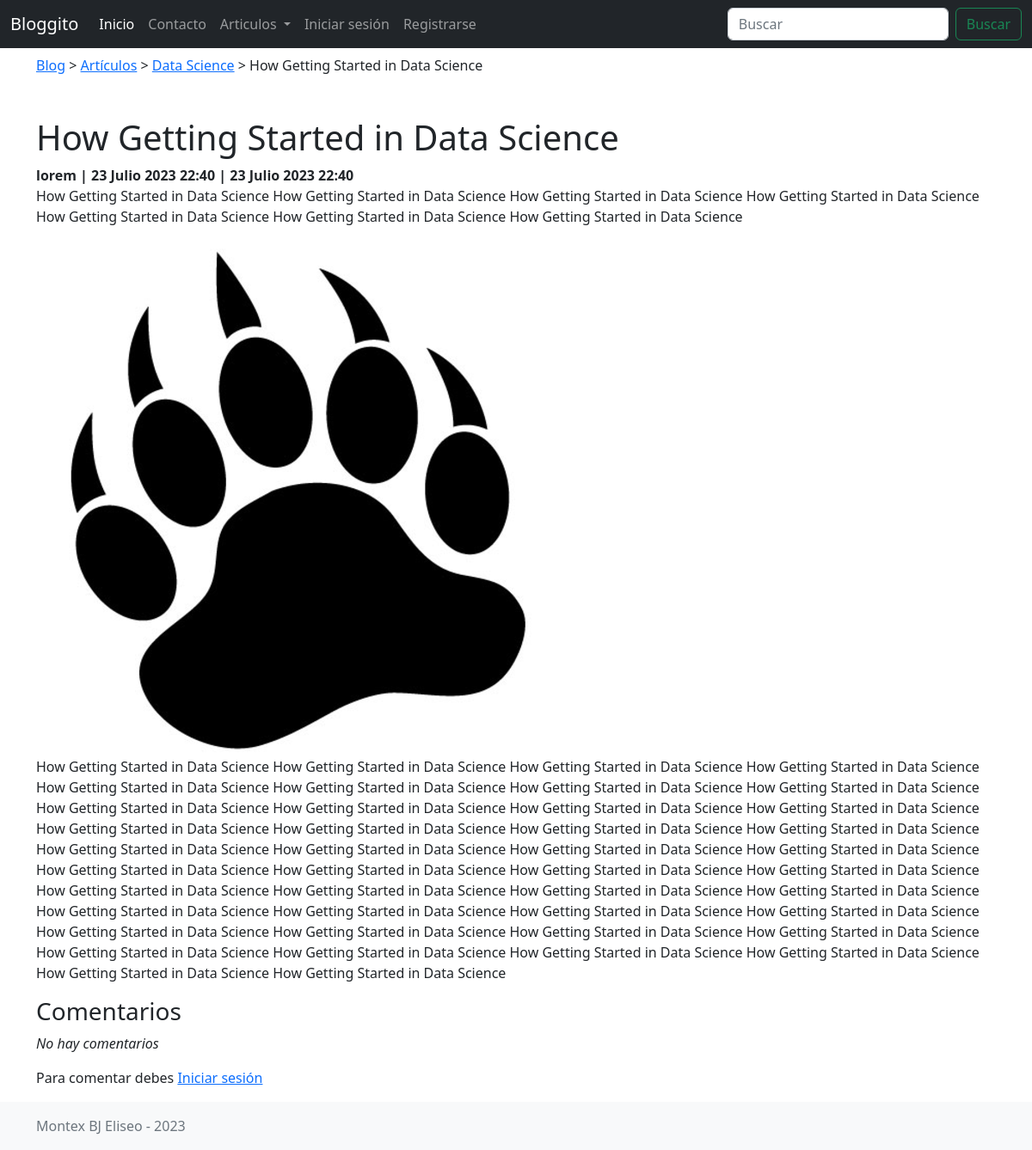
Page /posts/2 on the earlier database version.
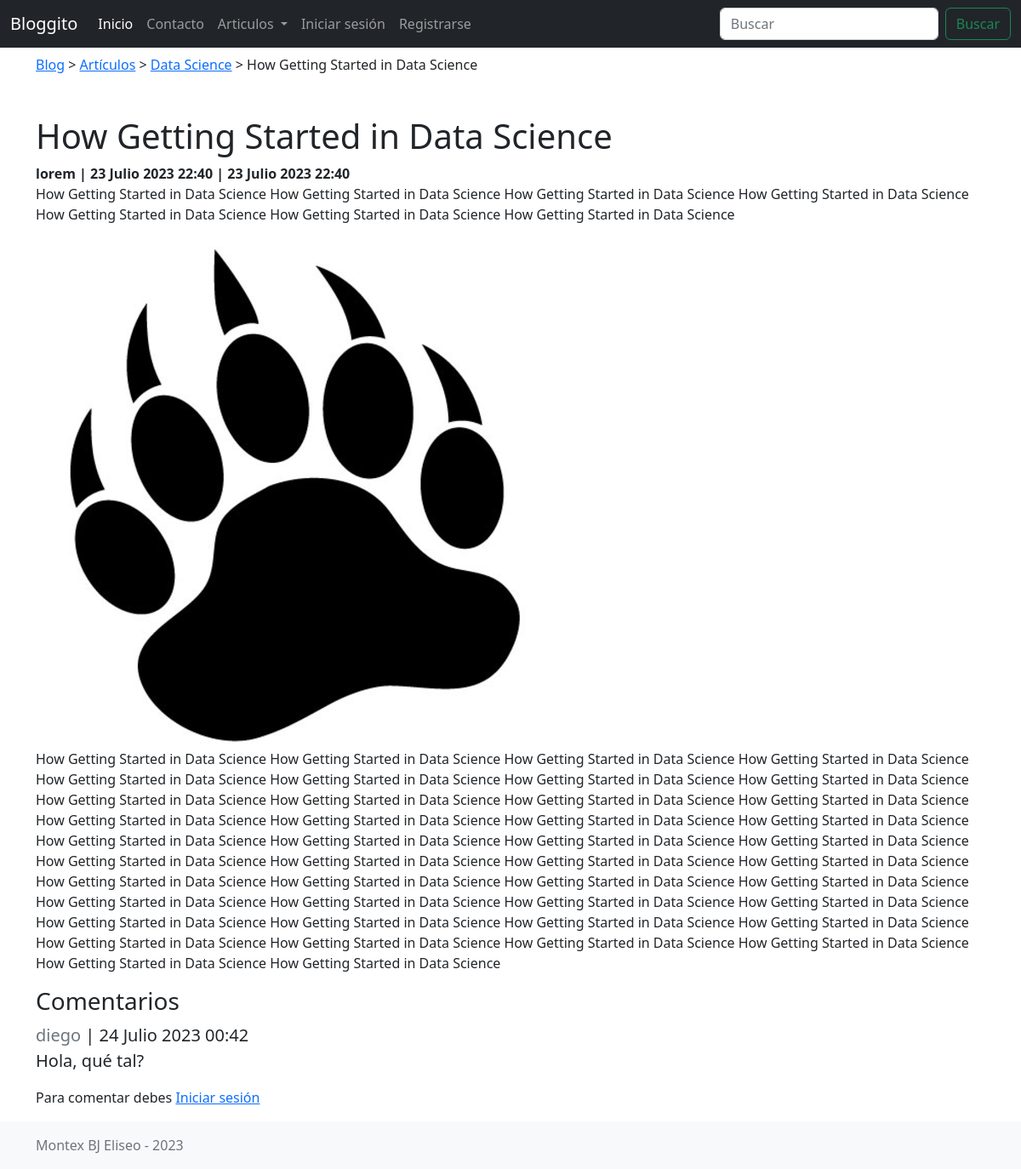
Same page on the later database version.
### apps/comments/models.py (models this page shows, shortened)
class PostComment(models.Model):
    text = models.TextField(max_length=300)
    post = models.ForeignKey(Post, on_delete=models.CASCADE)
    author = models.ForeignKey(get_user_model(), null=True, on_delete=models.SET_NULL)
    created_at = models.DateTimeField(auto_now = True, editable=False)
    updated_at = models.DateTimeField(auto_now_add = True, editable=False)

### apps/users/models.py (models this page shows)
class User(AbstractUser):
    image = models.ImageField(upload_to='users', null=True)

### apps/posts/views.py (the view)
# urls.py: path('<int:pk>', PostDetailView.as_view(), name = 'view'),
class PostDetailView(DetailView):
    model = Post
    template_name = "posts/post_detail.html"
    context_object_name = "post"
    def get_context_data(self, **kwargs):
        context = super().get_context_data(**kwargs)
        context["postcomment_form"] = PostCommentForm()
        return context

### apps/comments/forms.py
class PostCommentForm(forms.ModelForm):
    class Meta:
        model = PostComment
        fields = ['text']

### apps/posts/models.py (called while the page is built)
    def __str__(self) -> str:
        return self.name

    def get_absolute_url(self):
        return reverse('posts:view', args=[self.pk])

### templates/posts/post_detail.html (shortened to what this page needs)
{% extends 'base.html' %}
{% block content %}
<main class="container">
    <div class="my-2">
        <a href="{% url 'index' %}">Blog</a> &gt; <a href="{% url 'posts:index' %}">Artículos</a> &gt; <a href="{% url 'posts:index' %}">{{post.category}}</a> &gt; <span>{{post.title}}</span>
    </div>
    <h1 class="mt-5">{{post.title}}</h1>
    <b>{{post.author.username}} | {{post.created_at}} | {{post.updated_at}}</b>
    <p>{{post.short_description}}</p>
    <img class="img-fluid" src="{{post.image.url}}" alt="{{post.title}}">
    <p>{{post.content}}</p>
    {% include 'posts/comments/list.html' %}
    {% include 'posts/comments/form.html' %}
</main>
{% endblock content %}

### templates/posts/comments/list.html (shortened to what this page needs)
<h3>Comentarios</h3>
{% for postcomment in post.postcomment_set.all %}
<div class="lead">
    <b class="text-muted">{{postcomment.author}}</b> | <span>{{postcomment.updated_at}}</span>
    <p>
        {{postcomment.text}}
    </p>
</div>
{% empty %}
<p><i>No hay comentarios</i></p>
{% endfor %}

Differences in the rows shown:
added PostComment: author "diego", updated_at "24 Julio 2023 00:42", text "Hola, qué tal?"
Other differences:
text no longer shown: "No hay comentarios"
